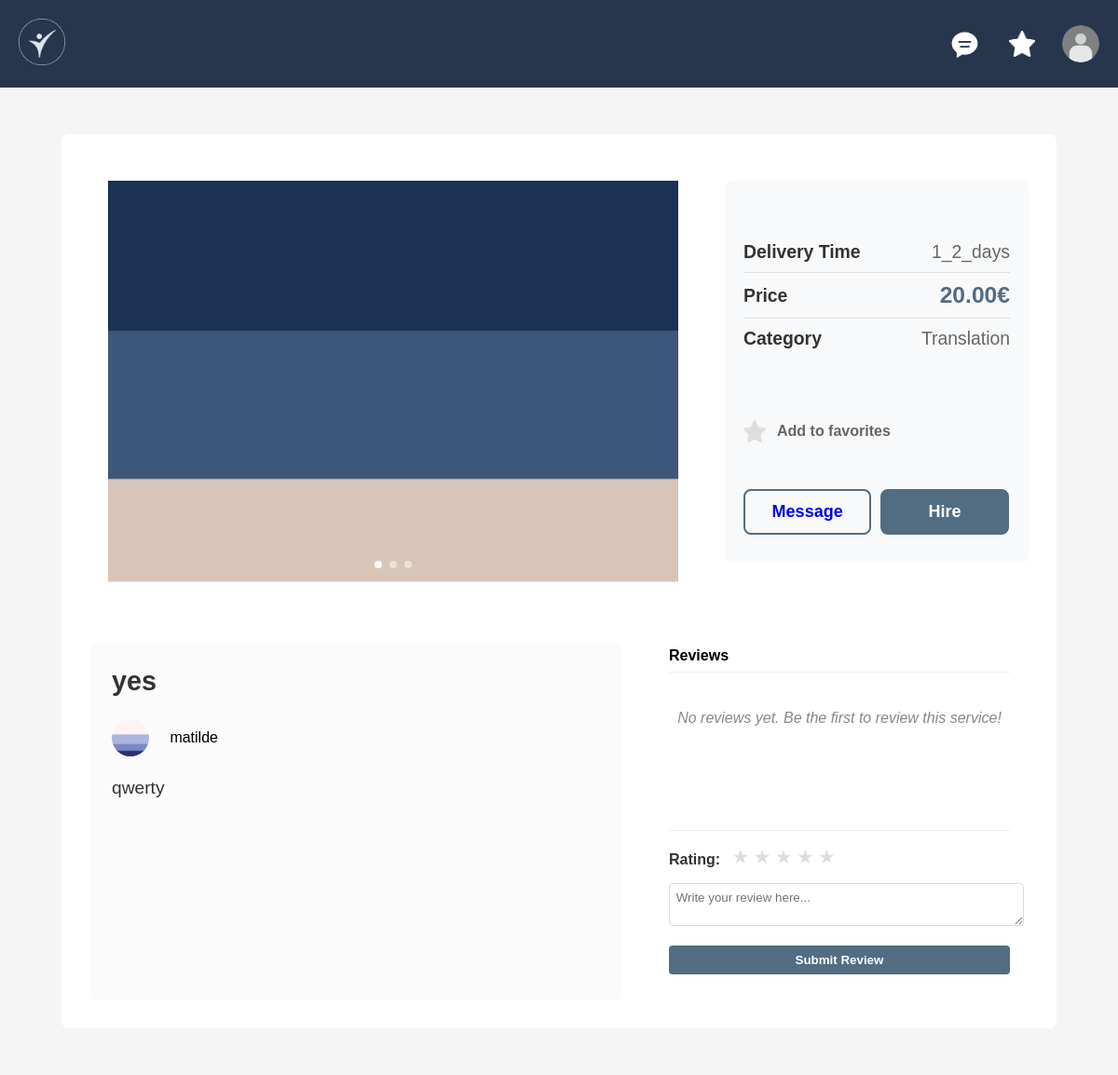
/pages/task.php?id=12 (signed in), run on the app's committed database.
### tables this page shows
CREATE TABLE services (
    id INTEGER PRIMARY KEY AUTOINCREMENT,
    taskname VARCHAR NOT NULL,
    pricing INTEGER NOT NULL,
    delivery_time VARCHAR REFERENCES delivery_time,
    description VARCHAR,
    rating INTEGER,
    Nrating INTEGER,
    category VARCHAR REFERENCES categories,
    user VARCHAR REFERENCES users ON DELETE CASCADE,
    image TEXT
);

CREATE TABLE users (
    username VARCHAR PRIMARY KEY,
    name VARCHAR NOT NULL,
    password VARCHAR NOT NULL,
    email VARCHAR NOT NULL,
    admin_power BOOLEAN,
    task_mode BOOLEAN,
    bio VARCHAR,
    profile_photo VARCHAR(255), 
    skills TEXT,
    money string NOT NULL 
);

### database/service_db.php (called while the page is built, shortened)
<?php
class Service {
    public static function get_service_with_media(int $id): array {
        $db = Database::getInstance();
        $stmt = $db->prepare("
            SELECT s.*,
                   s.taskname as task_title,
                   GROUP_CONCAT(m.file_path) as all_images,
                   u.name as seller_name,
                   u.profile_photo as seller_photo
            FROM services s
            LEFT JOIN users u ON s.user = u.username
            LEFT JOIN media m ON m.service_id = s.id
            WHERE s.id = ?
            GROUP BY s.id
        ");
        $stmt->execute([$id]);
        return $stmt->fetch();
    }
    public static function get_favourite_count($username, $serviceId) {
        $db = Database::getInstance();
        $stmt = $db->prepare('SELECT COUNT(*) FROM favourite_services WHERE username = ? AND id = ?');
        $stmt->execute([$username, $serviceId]);
        return $stmt->fetchColumn() > 0;
    }
}
?>

### database/user_db.php (called while the page is built, shortened)
<?php
class User {
    public static function get_user($username) {
        $db = Database::getInstance();
        $stmt = $db->prepare('SELECT * FROM users WHERE username = ?');
        $stmt->execute([$username]);
        return $stmt->fetch();
    }
}
?>

### pages/task.php (the view, shortened to what this page needs)
<?php
require_once(__DIR__ . '/../database/service_db.php');
require_once(__DIR__ . '/../database/user_db.php');
$taskId = $_GET['id'] ?? null;
$isFavorite = false;
$task = null;
try {
    $task = Service::get_service_with_media($taskId);
    $images = !empty($task['all_images']) ? explode(',', $task['all_images']) : ['default-gig.jpg'];
    $userInfo = User::get_user($task['user']);
    $profilePhoto = $userInfo && !empty($userInfo['profile_photo']) ? $userInfo['profile_photo'] : null;
} catch (Exception $e) {
    die("Error: " . $e->getMessage());
}
if (isset($_SESSION['username'])) {
    try {
        $isFavorite = Service::get_favourite_count($_SESSION['username'], $taskId);
    } catch (Exception $e) {
        error_log("Favorites check error: " . $e->getMessage());
        $isFavorite = false;
    }
} else {
    $isFavorite = false;
}
$reviews = Service::get_service_reviews($taskId);
?>
<!DOCTYPE html>
<html lang="en">
<head>
    <link rel="stylesheet" href="css/style.css">
    <link rel="stylesheet" href="css/task.css">
    <link rel="stylesheet" href="css/gig_card.css">
</head>
<body>
<?php include_once(__DIR__ . '/../components/header.php'); ?>
<main class="main-layout">
    <section class="content-area">
        <div class="task-container">
            <div class="task-grid">
                <div class="media-section">
                    <div class="carousel" data-gig-id="<?= $task['id'] ?>">
                        <?php foreach ($images as $index => $image): ?>
                            <img src="../docs/<?= htmlspecialchars($image) ?>"
                                 alt="<?= htmlspecialchars($task['task_title']) ?>"
                                 class="gig-image <?= $index === 0 ? 'active' : '' ?>"
                                 data-index="<?= $index ?>">
                        <?php endforeach; ?>
                        <?php if (count($images) > 1): ?>
                            <div class="carousel-dots">
                                <?php foreach ($images as $index => $image): ?>
                                    <span class="dot <?= $index === 0 ? 'active' : '' ?>"
                                          onclick="setCarouselImage(<?= $task['id'] ?>, <?= $index ?>); event.stopPropagation();"></span>
                                <?php endforeach; ?>
                            </div>
                        <?php endif; ?>
                    </div>
                </div>
                <div class="delivery-section">
                    <div class="delivery-info">
                        <div class="delivery-time">
                            <span class="delivery-label">Delivery Time</span>
                            <span class="delivery-value"><?= htmlspecialchars($task['delivery_time']) ?></span>
                        </div>
                        <div class="delivery-price">
                            <span class="price-label">Price</span>
                            <span class="price-value"><?= number_format($task['pricing'], 2) ?>€</span>
                        </div>
                        <div class="delivery-category">
                            <span class="category-label">Category</span>
                            <span class="category-value"><?= htmlspecialchars($task['category']) ?></span>
                        </div>
                    </div>
                    <?php if (isset($_SESSION['username'])): ?>
                    <div class="favorite-section">
                        <button class="favorite-button <?= $isFavorite ? 'favorited' : '' ?>"
                                onclick="toggleFavorite(<?= $task['id'] ?>)"
                                id="favoriteBtn">
                            <img src="../docs/star.png" alt="Star" class="favorite-star">
                            <span class="favorite-text"><?= $isFavorite ? 'Remove from favorites' : 'Add to favorites' ?></span>
                        </button>
                    </div>
                    <?php endif; ?>
                    <div class="delivery-actions">
                        <?php if (!isset($_SESSION['username'])): ?>
                            <a href="#" class="message-button" onclick="alert('Please log in to message sellers'); return false;">Message</a>
                            <a href="#" class="hire-button" onclick="alert('Please log in to hire services'); return false;">Hire</a>
                        <?php else: ?>
                            <a href="message_hub.php?user=<?= urlencode($task['user']) ?>&action=start_conversation" class="message-button">Message</a>
                            <a href="hire.php?id=<?= $task['id'] ?>" class="hire-button">Hire</a>
                        <?php endif; ?>
                    </div>
                </div>
                <div class="info-section">
                    <h2 class="task-title"><?= htmlspecialchars($task['task_title']) ?></h2>
                    <div class="task-user">
                        <a href="user.php?user=<?= urlencode($task['user']) ?>" class="user-profile-link">
                            <img src="<?= !empty($profilePhoto) ? '../docs/' . htmlspecialchars($profilePhoto) : '../docs/user_icon.png' ?>"
                                 alt="<?= htmlspecialchars($task['user']) ?>"
                                 class="task-user-avatar">
                            <span class="user-name"><?= htmlspecialchars($task['user']) ?></span>
                        </a>
                    </div>
                    <div class="task-description">
                        <?= nl2br(htmlspecialchars($task['description'])) ?>
                    </div>
                </div>
                <div class="reviews-section">
    <div class="reviews-header">
        <span>Reviews</span>
    </div>
    <div class="reviews-list">
        <?php if (!empty($reviews)): ?>
            <?php foreach ($reviews as $review): ?>
                <div class="review-item">
                    <div class="review-user">
                        <img src="<?= !empty($review['profile_photo']) ? '../docs/' . htmlspecialchars($review['profile_photo']) : '../docs/user_icon.png' ?>"
                             alt="<?= htmlspecialchars($review['user_name']) ?>"
                             class="review-avatar">
                        <span class="review-username"><?= htmlspecialchars($review['user_name']) ?></span>
                        <?php if ($review['transaction_rating']): ?>
                            <span class="review-rating">
                                <?php for ($i = 1; $i <= 5; $i++): ?>
                                    <span class="<?= $i <= $review['transaction_rating'] ? 'star filled' : 'star empty' ?>">★</span>
                                <?php endfor; ?>
                            </span>
                        <?php endif; ?>
                    </div>
                    <div class="review-text">
                        <?= nl2br(htmlspecialchars($review['text'])) ?>
                    </div>
                </div>
            <?php endforeach; ?>
        <?php else: ?>
            <div class="no-reviews">
                No reviews yet. Be the first to review this service!
            </div>
        <?php endif; ?>
    </div>
    <?php if (isset($_SESSION['username']) && $_SESSION['username'] !== $task['user']): ?>
        <form id="reviewForm" class="review-form" onsubmit="submitReview(event)">
            <div class="rating-input">
                <label>Rating:</label>
                <?php for ($i = 1; $i <= 5; $i++): ?>
                    <span class="star-input" data-rating="<?= $i ?>" onclick="setRating(<?= $i ?>)">★</span>
                <?php endfor; ?>
            </div>
            <textarea id="reviewText" name="reviewText" placeholder="Write your review here..." rows="2" required></textarea>
            <button type="submit" class="submit-review-btn">Submit Review</button>
        </form>
    <?php elseif (!isset($_SESSION['username'])): ?>
        <div class="review-form disabled">Please <a href="login.php">log in</a> to leave a review</div>
    <?php else: ?>
        <div class="review-form disabled">You cannot review your own service</div>
    <?php endif; ?>
</div>
            </div>
        </div>
    </section>
</main>
</body>
</html>

### pages/css/style.css (style rules this page uses)
body { font-family: Arial, sans-serif; background-color: #f5f5f5; margin: 0; padding: 0; }
input, button, select { width: 100%; padding: 10px; margin: 8px 0; border: 1px solid #ccc; border-radius: 4px; }
button { background-color: #516c81; color: white; border: none; }
main { padding: 20px; }

### pages/css/task.css (style rules this page uses)
.task-container { max-width: 1200px; width: 90%; margin: 10px auto; padding: 30px; background: white; border-radius: 8px; }
.content-area { background-color: #f5f5f5; min-height: calc(100vh - 80px); padding: 20px; }
.task-grid { display: grid; grid-template-columns: 4fr 2fr; grid-template-rows: minmax(400px, auto) minmax(300px, auto); gap: 30px; position: relative; min-height: 900px; }
.media-section { border-radius: 8px; padding: 20px; grid-column: 1; grid-row: 1; }
.delivery-section { background: #f8f9fa; padding: 40px 20px 20px 20px; border-radius: 8px; margin-top: 20px; grid-column: 2; grid-row: 1; display: flex; flex-direction: column; justify-content: space-between; min-height: 280px; max-height: 350px; }
.delivery-info { margin-bottom: 10px; margin-top: 15px; }
.delivery-time, .delivery-price, .delivery-category { display: flex; justify-content: space-between; align-items: center; padding: 10px 0; border-bottom: 1px solid #e0e0e0; font-size: 1.1em; }
.delivery-category { border-bottom: none; }
.delivery-label, .price-label, .category-label { font-weight: 600; color: #333; font-size: 1.1em; }
.delivery-value, .category-value { color: #666; font-size: 1.1em; }
.price-value { font-size: 1.4em; font-weight: bold; color: #526D82; }
.delivery-actions { display: flex; flex-direction: column; gap: 10px; margin-top: -5px; margin-bottom: 10px; }
.info-section { border-radius: 8px; padding: 1.5em; grid-column: 1; grid-row: 2; margin-right: 80px; background-color: #fbfbfb; margin-top: 1em; }
.task-description { font-size: 1.2em; line-height: 1.6; color: #333; margin-top: 1em; }
.reviews-section { background: #fff; border-radius: 8px; padding: 20px; min-height: 200px; display: flex; flex-direction: column; grid-column: 2; grid-row: 2; margin-left: -80px; }
.reviews-header { display: flex; justify-content: space-between; align-items: center; margin-bottom: 1em; border-bottom: 1px solid #eee; padding-bottom: 0.5em; font-weight: bold; }
.reviews-list { flex: 1; overflow-y: auto; margin-bottom: 1em; max-height: 220px; }
.no-reviews { text-align: center; color: #888; font-style: italic; padding: 1.5em 0; }
.review-form { border-top: 1px solid #eee; padding-top: 1em; margin-top: auto; }
.rating-input { margin-bottom: 1rem; }
.rating-input label { display: inline-block; margin-bottom: 0; margin-right: 0.5em; font-weight: 600; color: #333; vertical-align: middle; }
.star-input { font-size: 1.3em; color: #ddd; cursor: pointer; transition: color 0.2s; }
.review-form textarea { width: 100%; padding: 0.5em; border: 1px solid #ddd; border-radius: 4px; margin-bottom: 0.7em; font-family: inherit; }
.submit-review-btn { background: #526D82; color: #fff; border: none; padding: 0.6em 1.2em; border-radius: 4px; cursor: pointer; font-weight: 600; }
.task-user { display: flex; align-items: center; margin-bottom: 1em; }
.task-user-avatar { width: 40px; height: 40px; border-radius: 50%; margin-right: 0.7em; object-fit: cover; }
.task-title { margin-top: 0; font-size: 1.8em; font-weight: bold; color: #333; }
.user-profile-link { display: flex; align-items: center; text-decoration: none; color: inherit; gap: 0.7em; }
.message-button, .hire-button { padding: 12px 24px; border: 2px solid #526D82; border-radius: 8px; cursor: pointer; font-weight: bold; font-size: 18px; transition: all 0.3s ease; min-height: 45px; text-decoration: none; display: inline-flex; align-items: center; justify-content: center; box-sizing: border-box; width: 100%; }
.hire-button { background-color: #526D82; color: white; }
.favorite-section { margin: 15px 0; }
.favorite-button { display: flex; align-items: center; gap: 12px; background: none; border: none; cursor: pointer; font-size: 18px; font-weight: 600; color: #666; transition: all 0.3s ease; padding: 10px 0; }
.favorite-star { width: 24px; height: 24px; transition: all 0.3s ease; filter: grayscale(100%); }
.favorite-text { font-size: 16px; }
@media (min-width: 768px) { .delivery-actions { flex-direction: row; gap: 10px; } }
@media (min-width: 768px) { .message-button, .hire-button { width: 48%; } }

### data on the page
services: delivery_time "1_2_days", pricing "20.00", category "Translation", taskname "yes", user "matilde", description "qwerty"
users: profile_photo.user (picture)
